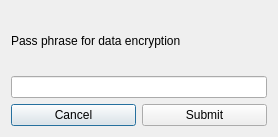
<?xml version="1.0" encoding="UTF-8"?>
<ui version="4.0">
 <class>PassPhrase</class>
 <widget class="QDialog" name="PassPhrase">
  <property name="geometry">
   <rect>
    <x>0</x>
    <y>0</y>
    <width>278</width>
    <height>137</height>
   </rect>
  </property>
  <property name="windowTitle">
   <string>Dialog</string>
  </property>
  <layout class="QVBoxLayout" name="verticalLayout_3">
   <item>
    <layout class="QVBoxLayout" name="verticalLayout_2">
     <item>
      <layout class="QVBoxLayout" name="verticalLayout">
       <item>
        <widget class="QLabel" name="label">
         <property name="text">
          <string>Pass phrase for data encryption</string>
         </property>
        </widget>
       </item>
       <item>
        <widget class="QLineEdit" name="line_pass_phrase"/>
       </item>
      </layout>
     </item>
     <item>
      <layout class="QHBoxLayout" name="horizontalLayout">
       <item>
        <widget class="QPushButton" name="pushButton_cancel">
         <property name="text">
          <string>Cancel</string>
         </property>
        </widget>
       </item>
       <item>
        <widget class="QPushButton" name="pushButton_submit">
         <property name="text">
          <string>Submit</string>
         </property>
        </widget>
       </item>
      </layout>
     </item>
    </layout>
   </item>
  </layout>
 </widget>
 <resources/>
 <connections/>
</ui>
